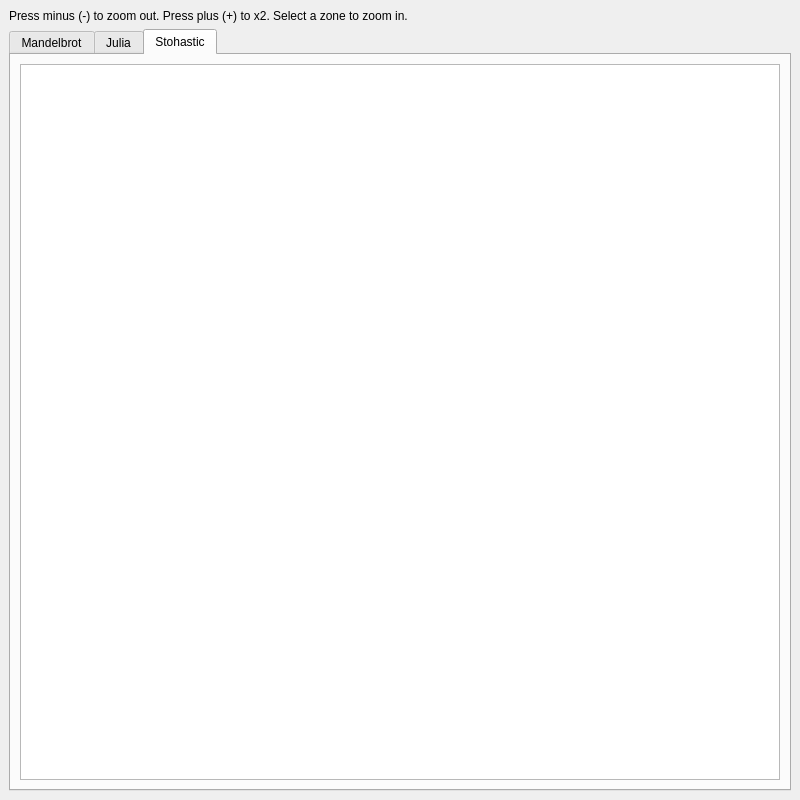
<?xml version="1.0" encoding="UTF-8"?>
<ui version="4.0">
 <class>MainWindow</class>
 <widget class="QMainWindow" name="MainWindow">
  <property name="geometry">
   <rect>
    <x>0</x>
    <y>0</y>
    <width>800</width>
    <height>800</height>
   </rect>
  </property>
  <property name="maximumSize">
   <size>
    <width>800</width>
    <height>950</height>
   </size>
  </property>
  <property name="windowTitle">
   <string>MainWindow</string>
  </property>
  <widget class="QWidget" name="centralwidget">
   <layout class="QGridLayout" name="gridLayout_5">
    <item row="1" column="0">
     <layout class="QGridLayout" name="gridLayout_4">
      <item row="0" column="0">
       <widget class="QTabWidget" name="tab">
        <property name="currentIndex">
         <number>2</number>
        </property>
        <widget class="QWidget" name="tab_5">
         <attribute name="title">
          <string>Mandelbrot</string>
         </attribute>
         <layout class="QGridLayout" name="gridLayout_7">
          <item row="0" column="0">
           <widget class="MyGraphicsView" name="mondelbrotView"/>
          </item>
         </layout>
        </widget>
        <widget class="QWidget" name="tab_6">
         <attribute name="title">
          <string>Julia</string>
         </attribute>
         <layout class="QGridLayout" name="gridLayout_6">
          <item row="0" column="0">
           <widget class="MyGraphicsView" name="juliaView"/>
          </item>
          <item row="1" column="0">
           <widget class="QSlider" name="rationalSlider">
            <property name="orientation">
             <enum>Qt::Horizontal</enum>
            </property>
           </widget>
          </item>
          <item row="2" column="0">
           <widget class="QSlider" name="complexSlider">
            <property name="orientation">
             <enum>Qt::Horizontal</enum>
            </property>
           </widget>
          </item>
         </layout>
        </widget>
        <widget class="QWidget" name="tab_2">
         <attribute name="title">
          <string>Stohastic</string>
         </attribute>
         <layout class="QGridLayout" name="gridLayout">
          <item row="0" column="0">
           <widget class="MyGraphicsView" name="stohasticView"/>
          </item>
         </layout>
        </widget>
       </widget>
      </item>
     </layout>
    </item>
    <item row="0" column="0">
     <widget class="QLabel" name="label">
      <property name="text">
       <string>Press minus (-) to zoom out. Press plus (+) to x2. Select a zone to zoom in.</string>
      </property>
     </widget>
    </item>
   </layout>
  </widget>
 </widget>
 <customwidgets>
  <customwidget>
   <class>MyGraphicsView</class>
   <extends>QGraphicsView</extends>
   <header>mygraphicsview.h</header>
  </customwidget>
 </customwidgets>
 <resources/>
 <connections/>
</ui>
